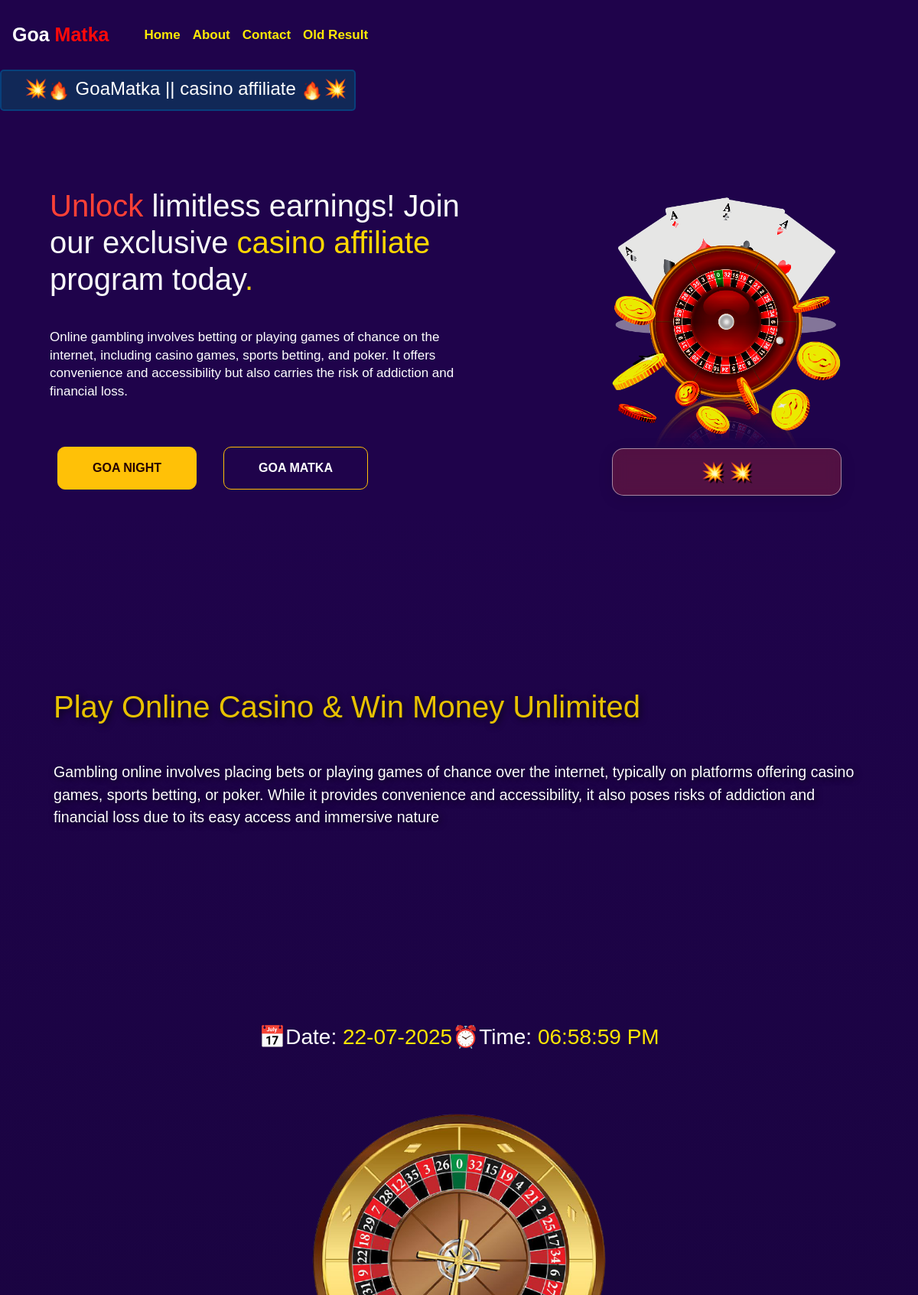
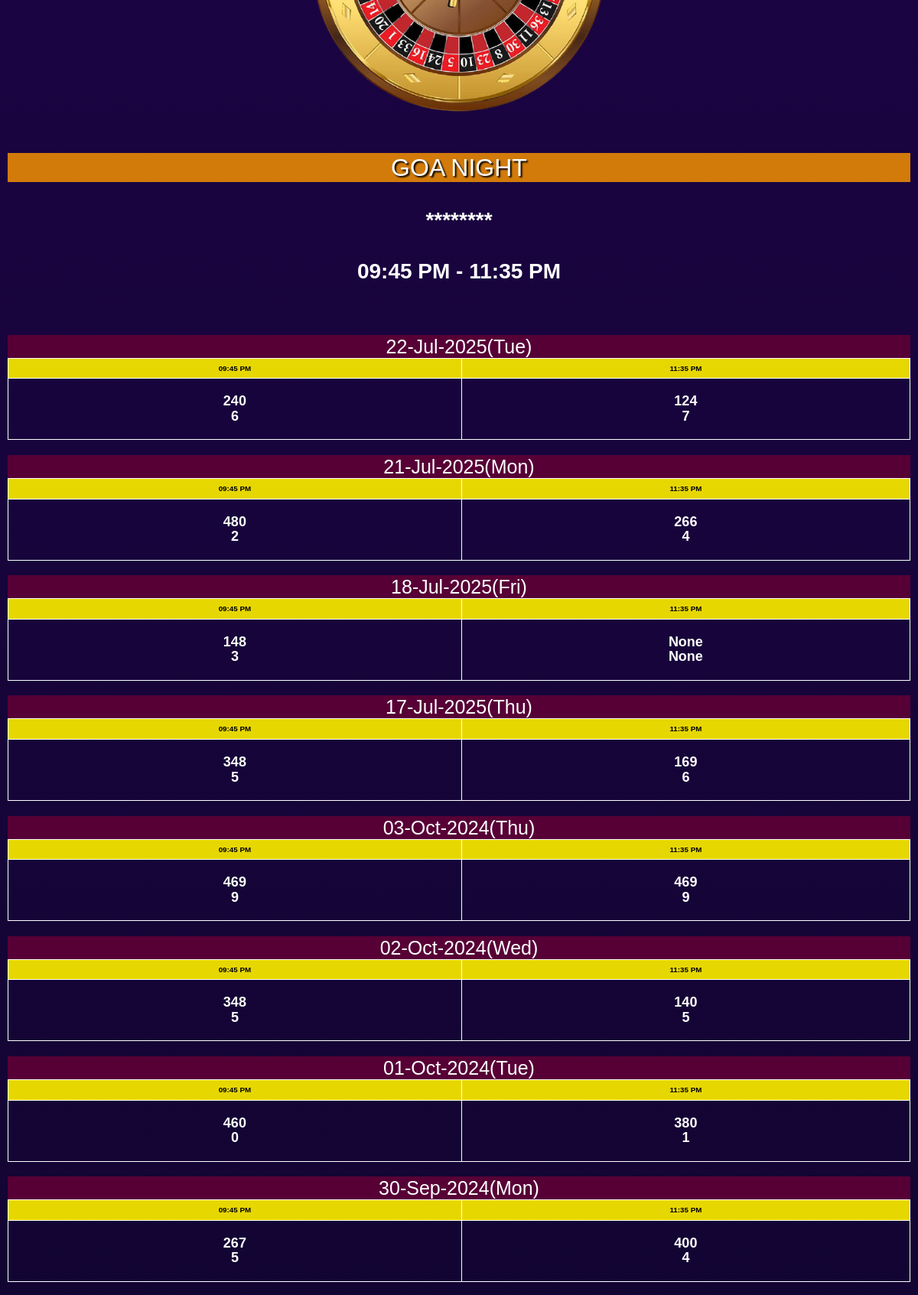
The page / (upper part) on the database its author committed (2 pictures, top to bottom).
### app.py (models this page shows)
class Extra(db.Model):
    __tablename__ = "extra_results"
    id = db.Column(db.Integer, primary_key=True)
    open_1 = db.Column(db.String(1), nullable=True)
    open_3 = db.Column(db.String(3), nullable=True)
    close_1 = db.Column(db.String(1), nullable=True)
    close_3 = db.Column(db.String(3), nullable=True)
    date = db.Column(db.String(30), nullable=False)

### app.py (the view)
@app.route("/")
def home():
    results = Result.query.order_by(Result.id.desc()).all()
    now = datetime.now(timezone("Asia/Kolkata"))
    currentday = now.strftime('%d-%b-%Y(%a)')
    daily_data = Result.query.filter_by(date=currentday).first()
    daily_extra = Extra.query.filter_by(date=currentday).first()
    g_matka_result0 = Result.query.filter_by(date=currentday).first()
    g_matka_1 = datetime.now(timezone("Asia/Kolkata")) - relativedelta(days=1)
    g_matka_1 = g_matka_1.strftime('%d-%b-%Y(%a)')
    g_matka_result1 = Result.query.filter_by(date=g_matka_1).first()
    g_matka_2 = datetime.now(timezone("Asia/Kolkata")) - relativedelta(days=2)
    g_matka_2 = g_matka_2.strftime('%d-%b-%Y(%a)')
    g_matka_result2 = Result.query.filter_by(date=g_matka_2).first()
    g_matka_3 = datetime.now(timezone("Asia/Kolkata")) - relativedelta(days=3)
    g_matka_3 = g_matka_3.strftime('%d-%b-%Y(%a)')
    g_matka_result3 = Result.query.filter_by(date=g_matka_3).first()
    g_matka_4 = datetime.now(timezone("Asia/Kolkata")) - relativedelta(days=4)
    g_matka_4 = g_matka_4.strftime('%d-%b-%Y(%a)')
    g_matka_result4 = Result.query.filter_by(date=g_matka_4).first()
    g_matka_5 = datetime.now(timezone("Asia/Kolkata")) - relativedelta(days=5)
    g_matka_5 = g_matka_5.strftime('%d-%b-%Y(%a)')
    g_matka_result5 = Result.query.filter_by(date=g_matka_5).first()
    g_matka_6 = datetime.now(timezone("Asia/Kolkata")) - relativedelta(days=6)
    g_matka_6 = g_matka_6.strftime('%d-%b-%Y(%a)')
    g_matka_result6 = Result.query.filter_by(date=g_matka_6).first()
    g_matka_results = [g_matka_result0, g_matka_result1, g_matka_result2, g_matka_result3, g_matka_result4, g_matka_result5, g_matka_result6]
    g_night_result0 = Extra.query.filter_by(date=currentday).first()
    g_night_1 = datetime.now(timezone("Asia/Kolkata")) - relativedelta(days=1)
    g_night_1 = g_night_1.strftime('%d-%b-%Y(%a)')
    g_night_result1 = Extra.query.filter_by(date=g_night_1).first()
    g_night_2 = datetime.now(timezone("Asia/Kolkata")) - relativedelta(days=2)
    g_night_2 = g_night_2.strftime('%d-%b-%Y(%a)')
    g_night_result2 = Extra.query.filter_by(date=g_night_2).first()
    g_night_3 = datetime.now(timezone("Asia/Kolkata")) - relativedelta(days=3)
    g_night_3 = g_night_3.strftime('%d-%b-%Y(%a)')
    g_night_result3 = Extra.query.filter_by(date=g_night_3).first()
    g_night_4 = datetime.now(timezone("Asia/Kolkata")) - relativedelta(days=4)
    g_night_4 = g_night_4.strftime('%d-%b-%Y(%a)')
    g_night_result4 = Extra.query.filter_by(date=g_night_4).first()
    g_night_5 = datetime.now(timezone("Asia/Kolkata")) - relativedelta(days=5)
    g_night_5 = g_night_5.strftime('%d-%b-%Y(%a)')
    g_night_result5 = Extra.query.filter_by(date=g_night_5).first()
    g_night_6 = datetime.now(timezone("Asia/Kolkata")) - relativedelta(days=6)
    g_night_6 = g_night_6.strftime('%d-%b-%Y(%a)')
    g_night_result6 = Extra.query.filter_by(date=g_night_6).first()
    g_night_results = [g_night_result0, g_night_result1, g_night_result2, g_night_result3, g_night_result4, g_night_result5, g_night_result6]
    start_time = {
    'slot1' : now.replace(hour=10, minute=0, second=0, microsecond=0),
    'slot2' : now.replace(hour=11, minute=0, second=0, microsecond=0),
    'slot3' : now.replace(hour=12, minute=0, second=0, microsecond=0),
    'slot4' : now.replace(hour=13, minute=0, second=0, microsecond=0),
    'slot5' : now.replace(hour=14, minute=0, second=0, microsecond=0),
    'slot6' : now.replace(hour=15, minute=0, second=0, microsecond=0),
    'slot7' : now.replace(hour=16, minute=0, second=0, microsecond=0),
    'slot8' : now.replace(hour=17, minute=0, second=0, microsecond=0),
    'slot9' : now.replace(hour=18, minute=0, second=0, microsecond=0),
    'slot10' : now.replace(hour=19, minute=0, second=0, microsecond=0)
    }
    end_time = {
    'slot1' : now.replace(hour=10, minute=55, second=0, microsecond=0),
    'slot2' : now.replace(hour=11, minute=55, second=0, microsecond=0),
    'slot3' : now.replace(hour=12, minute=55, second=0, microsecond=0),
    'slot4' : now.replace(hour=13, minute=55, second=0, microsecond=0),
    'slot5' : now.replace(hour=14, minute=55, second=0, microsecond=0),
    'slot6' : now.replace(hour=15, minute=55, second=0, microsecond=0),
    'slot7' : now.replace(hour=16, minute=55, second=0, microsecond=0),
    'slot8' : now.replace(hour=17, minute=55, second=0, microsecond=0),
    'slot9' : now.replace(hour=18, minute=55, second=0, microsecond=0),
    'slot10' : now.replace(hour=19, minute=55, second=0, microsecond=0),
    }
    return render_template('index.html', g_matka_results=g_matka_results, g_night_results=g_night_results, results=results, extra=daily_extra, now=now, start_time=start_time, end_time=end_time, daily_data=daily_data, title="Fastest and Live Online Goa Satta Result only at goasatta.in")

### templates/index.html (shortened to what this page needs)
{% extends 'layout.html' %}
{% block body %}
	<body class="index-body"  style="margin-top: 20px;">
		<br>
		<div class="marquee-container">
	<marquee behavior="" direction="right" class="marquee-content styled-marquee "><div> 💥<img src="../static/fire-flame_2.gif" style="width: 30px; height:30px;">  GoaMatka || casino affiliate <img src="../static/fire-flame_2.gif" style="width: 30px; height:30px;">💥 </div> </marquee>
		  </div>
		  <br>
        <section class="hero-banner gradient-1">
            <div class="container-fluid hero-banner-inner">
                <div class="row align-items-center">
                    <div class="col-xxl-6 col-xl-5 col-md-12 order-xl-2">
                        <div class="banner-image text-xl-start text-center">
                            <img class="hero-img" src="/static/banner.png" alt="/banner" >
							<center>
							<div class="hero-result" id="myDiv">💥
								💥</div>
                            </div>
                    </div>
                    <div class="col-xxl-6 col-xl-7 col-lg-8 ms-xl-0 me-xl-0 ms-auto me-auto order-xl-1">
                        <div class="banner-content">
                            <h1 class="font-sec white ">
                                <span class="color-sec">Unlock</span> limitless earnings! Join our exclusive  <span class="color-primary">casino</span>
                                <span class="color-primary">affiliate</span>  program today<span class="color-primary">.</span>
                            </h1>
                            <p class="text-18">
                                Online gambling involves betting or playing games of chance on the internet, including casino games, sports betting, and poker.
								It offers convenience and accessibility but also carries the risk of addiction and financial loss.
                            </p>
                            <div class="display-button">
                                <a href="#GoaNight" class="cus-btn btn btn-warning">Goa Night</a>
                                <a href="#GoaMatka" class="cus-btn-1 btn btn-outline-warning">Goa Matka</a>
                            </div>
                        </div>
                    </div>
                    </div>
					</div>
        </section>
	<section class="counter-section pt-120 pb-120">
        <div class="">
		<div class="video-container">
						<video class="video" autoplay loop muted playsinline>
							<source src="/static/casino-video.mp4" type="video/mp4">
						</video>
						<div class="overlay-text">
							<h1 class="h1-extra">
								Play Online <span>Casino</span> & Win Money <span>Unlimited</span>
							</h1>
							<br><br>
							<p class="wow fadeInDown p-extra" data-wow-delay="0.5s">
								Gambling online involves placing bets or playing games of chance over the internet, typically on platforms offering casino games, sports betting, or poker. While it provides convenience and accessibility,
								it also poses risks of addiction and financial loss due to its easy access and immersive nature
							</p>
						</div>
					</div>
			</div>
    </section>
<div class="margin">
		<br /><br />
		<div class="container">
		  <h3 class="text-center small-1">
			<div class="line-change"><span>📅Date: </span><span id="date" style="color: rgb(255, 230, 4);"> </span>
			</div>
			<div class="line-change"><span>⏰Time: </span><span id="time" style="color: rgb(255, 230, 4);"></span>
			</div>
			</h3>
		  <br /> <br> <br>
		</div>
<div class="w-mob">
	<div class="col-xs-12 wheel"style="position: relative;" >
		<div style="position: relative;">
			<img src="/static/round-img.png" class="rotate" alt="CM Satta Matka">
		</div>
</div>
</div>
<center>
		<h2 style="background-color: rgb(210, 123, 10); text-shadow: 2px 2px 2px black;" id="GoaNight">GOA NIGHT</h2>
		<div style="display: inline-flex; margin-top: 25px;margin-bottom: 25px;">
		{% if extra.open_1 %}
			<span style="color: rgb(7, 204, 7); font-size: 28px;">
				<b>{{extra.open_3}}</b>-<b>{{extra.open_1}}</b>
			</span>
		{% else %}
			<h3><b>***</b><b>*</b></h3>
		{% endif %}
		{% if extra.close_1 %}
			<span  style="color: rgb(7, 204, 7);font-size: 28px;">
				<b>{{extra.close_1}}</b>-<b>{{extra.close_3}}</b>
			</span>
		{% else %}
			<h3><b>***</b><b>*</b></h3>
		{% endif %}
	</div>
	<div>
		<h3><b>09:45 PM - 11:35 PM</b></h3>
	</div>
	<br><br>
</center>
<center>
	{% for extra in g_night_results %}
	{% if extra %}
	<br>
	<div>
		<table class="tg" cellpadding="2" style="border-color: aliceblue;" >
		  <tbody>
	  <h3 class="center t-h2 date">{{extra.date}}</h3>
			<tr class="slot">
			  <td>09:45 PM
			  </td>
			  <td>11:35 PM</td>
			</tr>
			<tr class="result">
			  {% if extra.open_1 %}
			  <td >
				  <b>{{extra.open_3}}</b>
				  <br>
				  <b>{{extra.open_1}}</b>
			  {% endif %}
			  </td>
			  {% if extra.open_1 %}
			  <td >
				  <b>{{extra.close_3}}</b>
			  <br>
				  <b>{{extra.close_1}}</b>
				  {% else %}
				  <b></b><b></b>
			  {% endif %}
			  </td>
			</tr>
		  </tbody>
		</table>
	  </div>
	{% endif %}
	{% endfor %}
	<br>
	<table class="tg" cellpadding="2" style="border-color: aliceblue;" >
		<tbody>
	<h3 class="center t-h2 date">03-Oct-2024(Thu)</h3>
		  <tr class="slot">
			<td>09:45 PM
			</td>
			<td>11:35 PM</td>
		  </tr>
		  <tr class="result">
			<td >
				<b>469</b>
				<br>
				<b>9</b>
			</td>
			<td >
				<b>469</b>
			<br>
				<b>9</b>
			</td>
		  </tr>
		</tbody>
	  </table>
	  <br>
	  <table class="tg" cellpadding="2" style="border-color: aliceblue;" >
		  <tbody>
	  <h3 class="center t-h2 date">02-Oct-2024(Wed)
	</h3>
			<tr class="slot">
			  <td>09:45 PM
			  </td>
			  <td>11:35 PM</td>
			</tr>
			<tr class="result">
			  <td >
				  <b>348</b>
				  <br>
				  <b>5</b>
			  </td>
			  <td >
				  <b>140</b>
			  <br>
				  <b>5</b>
			  </td>
			</tr>
		  </tbody>
		</table>
		<br>
		<table class="tg" cellpadding="2" style="border-color: aliceblue;" >
			<tbody>
		<h3 class="center t-h2 date">01-Oct-2024(Tue)
		</h3>
			  <tr class="slot">
				<td>09:45 PM
				</td>
				<td>11:35 PM</td>
			  </tr>
			  <tr class="result">
				<td >
					<b>460</b>
					<br>
					<b>0</b>
				</td>
				<td >
					<b>380</b>
				<br>
					<b>1</b>
				</td>
			  </tr>
			</tbody>
		  </table>
		  <br>
		  <table class="tg" cellpadding="2" style="border-color: aliceblue;" >
			  <tbody>
		  <h3 class="center t-h2 date">30-Sep-2024(Mon)</h3>
				<tr class="slot">
				  <td>09:45 PM
				  </td>
				  <td>11:35 PM</td>
				</tr>
				<tr class="result">
				  <td >
					  <b>267</b>
					  <br>
					  <b>5</b>
				  </td>
				  <td >
					  <b>400</b>
				  <br>
					  <b>4</b>
				  </td>
				</tr>
			  </tbody>
			</table>
			<br>
			  <br>
</center>
<br><br>
<br><br>
    {% for result in g_matka_results %}
	{% if result %}
	<br><br>
	{% endif %}
	{% endfor %}
	<br><br>
	  <br><br>
		<br><br>
		  <br><br>
			<br><br>
			  <br><br>
				<br><br>
    <br /><br />
	<br><br>
  </body>
<br><br><br><br><br><br>
{% endblock body %}

### static/css/index.css (style rules this page uses)
.p-extra { line-height: 1.5; }
.small-1 { display: flex; flex-direction: row; justify-content: center; }
.text-center { text-align: center; }
.center { display: flex; justify-content: center; }
.margin { margin-left: 10px; margin-right: 10px; }
* { margin: 0; padding: 0; box-sizing: border-box; }
.date { text-align: center; font-size: 25px; color: White; background-color: #570036; height: 50px; margin-top: 0px; margin-bottom: 0px; padding-top: 9px; }
.tg { border: 1px solid black; width: 100%; text-align: center; border-collapse: collapse; border-spacing: 0; }
.tg td { border: 1px solid rgb(255, 255, 255); }
.slot td { padding: 3px; font-size: 70%; font-weight: 900; background-color: #e7d700; color: black; }
.result { height: 80px; }
.result td { font-size: large; font-weight: 900 }
.marquee-content { display: inline-block; white-space: nowrap; font-size: 20px; color: rgb(255, 255, 255); animation: marquee 8s linear ease-in-out infinite; }

### static/css/all.css (style rules this page uses)
html { scroll-behavior: smooth; }

### static/css/login.css (style rules this page uses)
:root { --bg-offset-x: 20%; --bg-offset-y: 25%; }

### static/css/admin.css (style rules this page uses)
:root { --bg-offset-x: 0px; --bg-offset-y: 15%; }

### static/css/about.css (style rules this page uses)
:root { --header-height: 3.5rem; --first-color: hsl(14, 98%, 50%); --black-color: hsl(0, 0%, 0%); --black-color-light: hsl(0, 0%, 40%); --white-color: hsl(0, 0%, 95%); --title-color: hsl(0, 0%, 0%); --text-color: hsl(0, 0%, 35%); --text-color-light: hsl(0, 0%, 64%); --body-color: hsl(0, 0%, 87%); --container-color: hsl(50, 85%, 30%); --body-font: "Bai Jamjuree", sans-serif; --biggest-font-size: 2.5rem; --h1-font-size: 1.75rem; --h2-font-size: 1.25rem; --h3-font-size: 1.125rem; --normal-font-size: 0.938rem; --small-font-size: 0.813rem; --smaller-font-size: 0.75rem; --font-regular: 400; --font-medium: 500; --font-semi-bold: 600; --font-bold: 700; --z-tooltip: 10; --z-fixed: 100; }
@media screen and (min-width: 1150px) { :root { --biggest-font-size: 4.5rem; --h1-font-size: 3rem; --h2-font-size: 1.5rem; --h3-font-size: 1.25rem; --normal-font-size: 1rem; --small-font-size: 0.875rem; --smaller-font-size: 0.813rem; } }
* { box-sizing: border-box; padding: 0; margin: 0; }
@media screen and (min-width: 1150px) { .container { margin-inline: auto; } }

### static/css/wheel.css (style rules this page uses)
.w-mob { display: flex; justify-content: center; align-items: center; }
.rotate { width: 400px; height: 400px; animation: spin 6s ease-in-out infinite; display: block; margin: 0 auto; margin-bottom: 45px; }

### rows shown on the page
Extra: date "22-Jul-2025(Tue)", open_3 "240", open_1 "6", close_3 "124", close_1 "7"
Extra: date "21-Jul-2025(Mon)", open_3 "480", open_1 "2", close_3 "266", close_1 "4"
Extra: date "18-Jul-2025(Fri)", open_3 "148", open_1 "3", close_3 "None", close_1 "None"
Extra: date "17-Jul-2025(Thu)", open_3 "348", open_1 "5", close_3 "169", close_1 "6"
